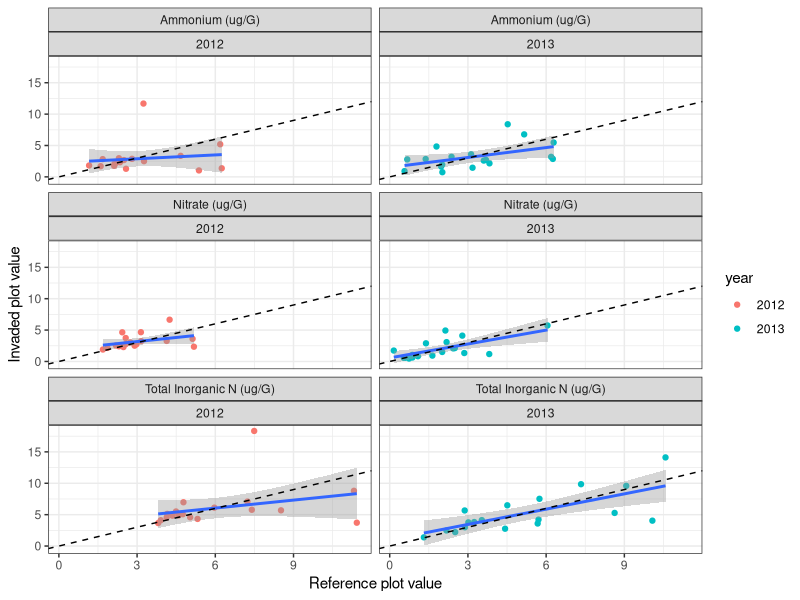
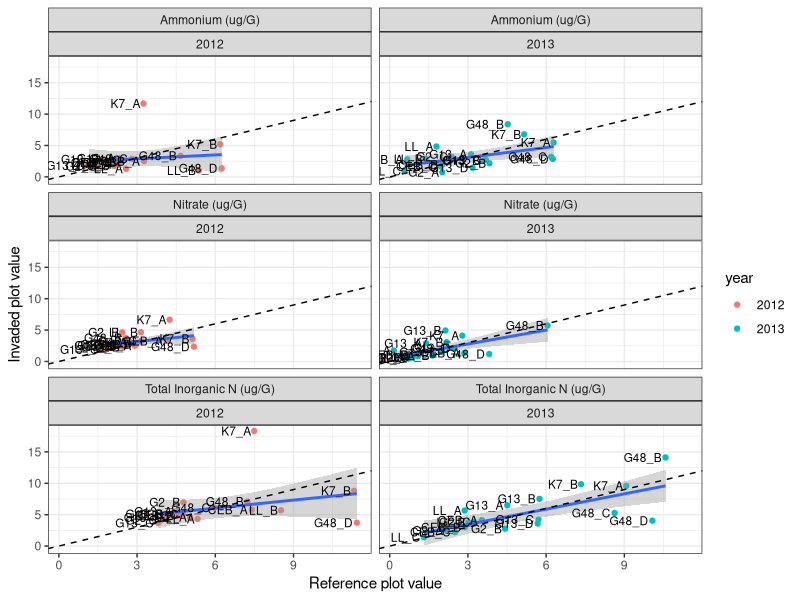
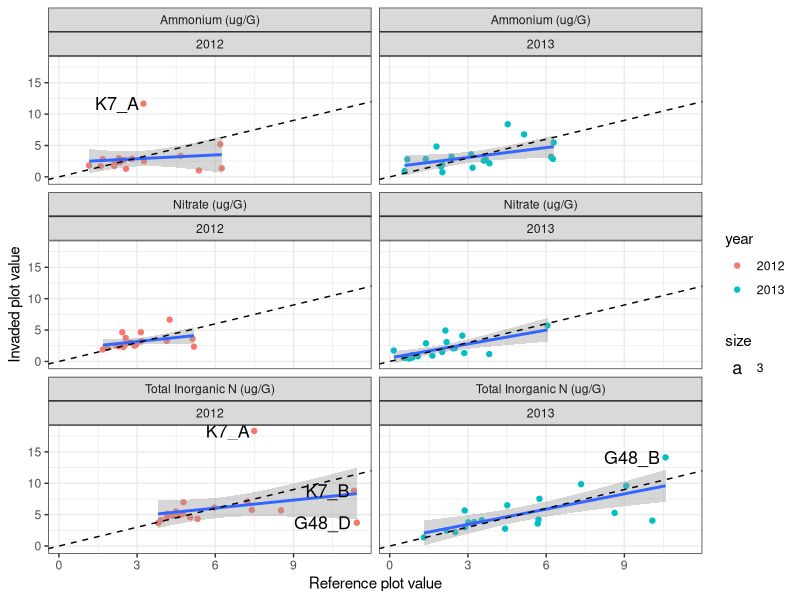
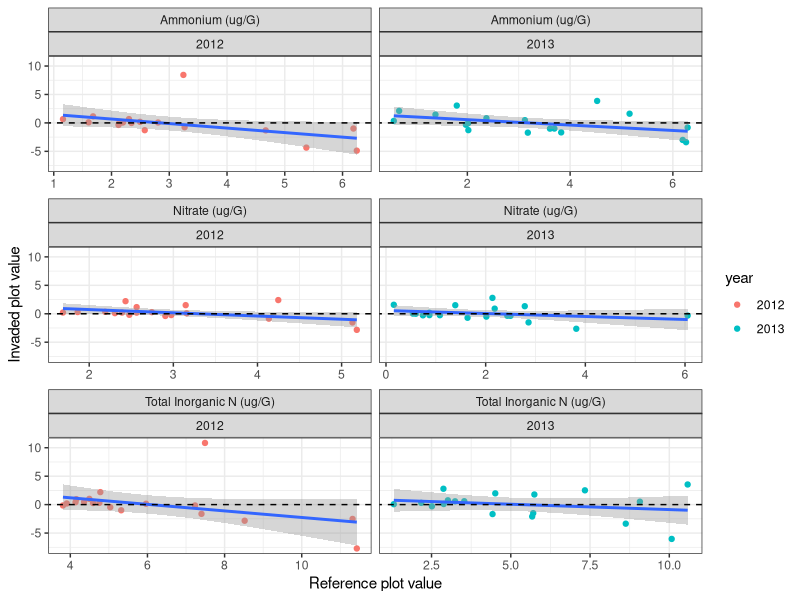
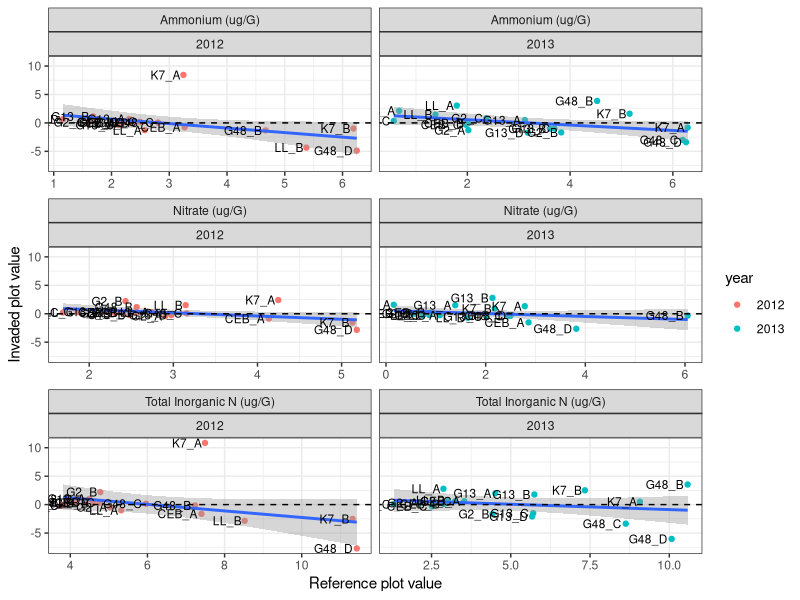
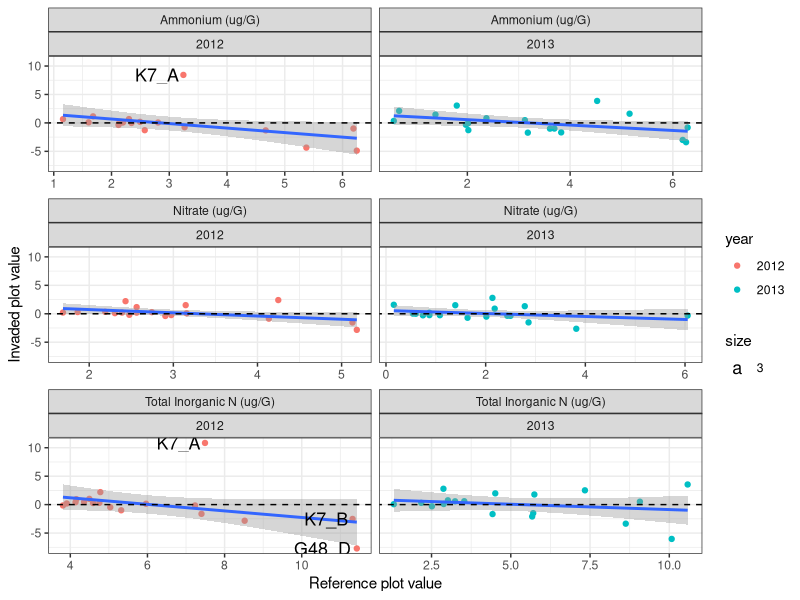
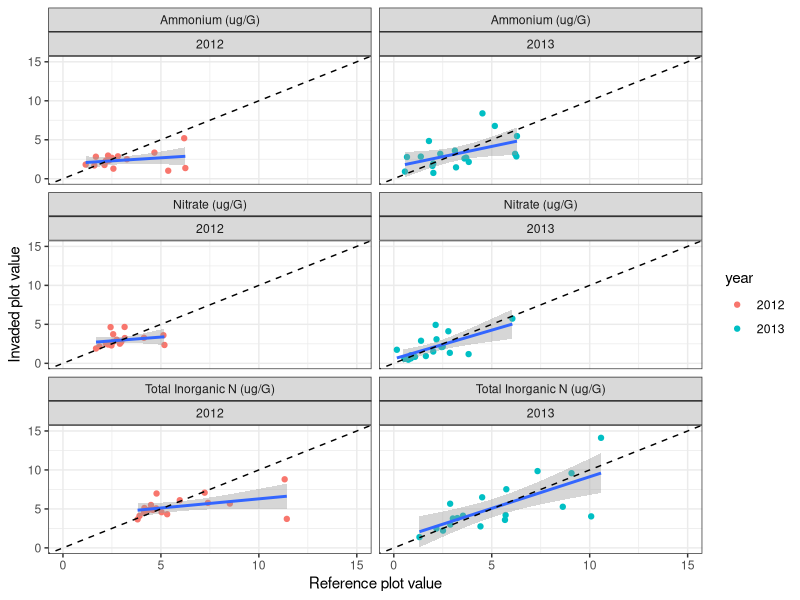
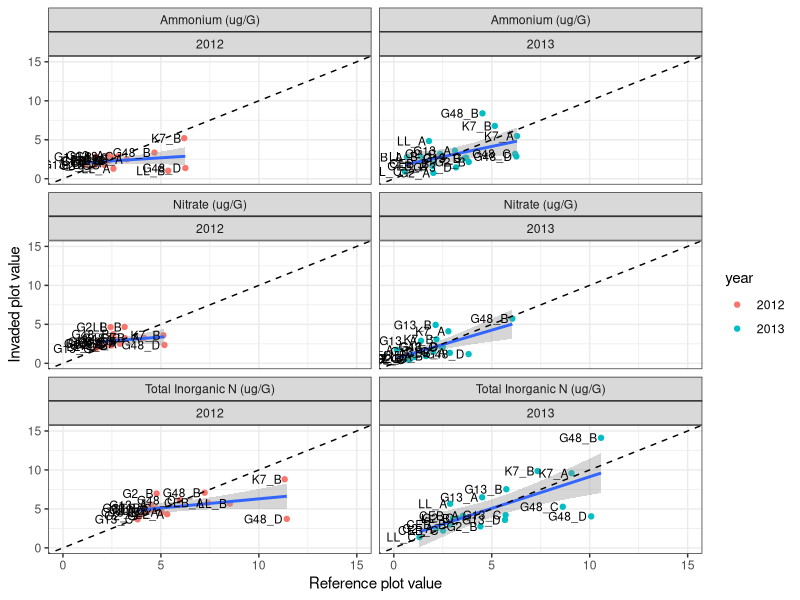

Source code (R) for these figures, in order: (Note: this script raises an error after producing the figures.)
#question2.R
#files needed: tab-delim files in 'e8DataPackage_080314_clean' folder
#question2: How does reference nutrient availability correlate with invaded nutrient availability across sites?

library(ggplot2); theme_set(theme_bw())
library(dplyr)
library(reshape2)
library(doBy)
#########################################################
#load data

#soil data (sd)
sd<-read.table("e8DataPackage_080314_clean/e8_plothalfSoilData_clean.txt",header=TRUE,sep="\t")
sd_dic<-read.table("e8DataPackage_080314_clean/e8_plothalfSoilData_dictionary_clean.txt",header=TRUE,sep="\t")

#veg data (vd)
vd<-read.table("e8DataPackage_080314_clean/e8_plothalfVegData_clean.txt",header=TRUE,sep="\t")
vd_dic<-read.table("e8DataPackage_080314_clean/e8_plothalfVegData_dictionary_clean.txt",header=TRUE,sep="\t")

#########################################################
#Make dataframe to plot: invader biomass vs native subplot resource availability

#pull out the top depth
sdt<-filter(sd,depth == "T") 

#pick out the columns of interest
colnames(sdt)
sdf<-sdt[,c('plotname','year','inv','nhi','noi','toti')]

#reshape
colnames(sdf)
sdf1<-melt(sdf, measure.var=c('nhi','noi','toti'))
sdf1$year<-as.factor(sdf1$year)
sdt1N<-filter(sdf1,inv == "N") 
sdt1I<-filter(sdf1,inv == "I") 
sdf1<-data.frame(sdt1N[,c('plotname','year','variable')], nat.vals=sdt1N[,'value'], inv.vals=sdt1I[,'value'])
head(sdf)

#rename variables
sdf1s <- sdf1
levels(sdf1s$variable)[levels(sdf1s$variable)=="nhi"] <- "Ammonium (ug/G)"
levels(sdf1s$variable)[levels(sdf1s$variable)=="noi"] <- "Nitrate (ug/G)"
levels(sdf1s$variable)[levels(sdf1s$variable)=="toti"] <- "Total Inorganic N (ug/G)"
levels(sdf1s$variable)[levels(sdf1s$variable)=="nitrifd"] <- "Nitrification (ug/G*d)"
levels(sdf1s$variable)[levels(sdf1s$variable)=="minzd"] <- "Mineralization (ug/G*d)"
levels(sdf1s$variable)[levels(sdf1s$variable)=="soilmoi"] <- "Soil Moisture (%)"

#slope = 0
p2<-ggplot(sdf1s,aes(sdf1s, x=nat.vals, y = inv.vals)) + 
  geom_point(aes(color=year)) +
  facet_wrap(~variable+year, scales='fixed', ncol=2) +
  xlab("Reference plot value") + ylab("Invaded plot value") +
  geom_smooth(method='lm',se=T) +
  geom_abline(intercept=0, slope=1, lty=2, color=1)
p2
#outliers?
p2 + geom_text(aes(label=plotname),
               hjust=1.1, size=3)
p2 + geom_text(aes(label=ifelse((nat.vals>4*IQR(nat.vals)|inv.vals>4*IQR(inv.vals)),as.character(plotname)," "), 
                   hjust=1.1, size=3))

#slope = 1
sdf1ss<-transform(sdf1s,inv.vals=inv.vals-sdf1s$nat.vals)
p3<-ggplot(sdf1ss,aes(sdf1ss, x=nat.vals, y = inv.vals)) + 
  geom_point(aes(color=year)) +
  facet_wrap(~variable+year, scales='free_x', ncol=2) +
  xlab("Reference plot value") + ylab("Invaded plot value") +
  geom_smooth(method='lm',se=T) +
  geom_abline(intercept=0, slope=0, lty=2, color=1)
p3
#outliers?
p3 + geom_text(aes(label=plotname),
               hjust=1.1, size=3)
p3 + geom_text(aes(label=ifelse((nat.vals>4*IQR(nat.vals)|inv.vals>4*IQR(inv.vals)),as.character(plotname)," "), 
                   hjust=1.1, size=3))

#REMOVE OUTLIER 2012_K7_A
sdf1sO<-sdf1s
sdf1sO[sdf1sO$plotname=='K7_A' & sdf1sO$year=='2012',c('nat.vals','inv.vals')]<-NA #exclude 2012_K7_A

#slope = 0
p2o<-ggplot(sdf1sO,aes(sdf1s, x=nat.vals, y = inv.vals)) + 
  geom_point(aes(color=year)) +
  facet_wrap(~variable+year, scales='fixed', ncol=2) +
  xlab("Reference plot value") + ylab("Invaded plot value") +
  geom_smooth(method='lm',se=T) +
  geom_abline(intercept=0, slope=1, lty=2, color=1) +
  scale_x_continuous(limits=c(0,15))+
  scale_y_continuous(limits=c(0,15))
p2o
#outliers?
p2o + geom_text(aes(label=plotname),
               hjust=1.1, size=3)
p2o + geom_text(aes(label=ifelse((nat.vals>4*IQR(nat.vals, na.rm=T)|inv.vals>4*IQR(inv.vals, na.rm=T)),as.character(plotname)," "), 
                   hjust=1.1, size=3))

#slope = 1
sdf1ssO<-transform(sdf1sO,inv.vals=inv.vals-sdf1s$nat.vals)
p3o<-ggplot(sdf1ssO,aes(sdf1ss, x=nat.vals, y = inv.vals)) + 
  geom_point(aes(color=year)) +
  facet_wrap(~variable+year, scales='free_x', ncol=2) +
  xlab("Reference plot value") + ylab("Invaded plot value") +
  geom_smooth(method='lm',se=T) +
  geom_abline(intercept=0, slope=0, lty=2, color=1)
p3o
#outliers?
p3o + geom_text(aes(label=plotname),
               hjust=1.1, size=3)
p3o + geom_text(aes(label=ifelse((nat.vals>4*IQR(nat.vals, na.rm=T)|inv.vals>4*IQR(inv.vals, na.rm=T)),as.character(plotname)," "), 
                   hjust=1.1, size=3))


##########################
#linear model
s12<-sdf[year==2012,]
s13<-sdf[year==2013,]

stcol<-3
endcol<-5

#Fxn to calc pvals and coefs
AnotherFxn2<-function(data, stcol, endcol){
  xvars<-colnames(data)[stcol:endcol]
  store<-numeric(0)
  i<-0
  for (i in 1:length(xvars)){
    dataI<-data[data$inv=='I',]
    dataN<-data[data$inv=='N',]
    x<-dataN[,i+stcol-1]
    y<-dataI[,i+stcol-1]
    df<-data.frame(x,y)
    
    fit<-lm(y ~ x, df) #slope = 0
    pvals<-GetPvals(fit)
    coefs<-GetCoefs(fit)
    
    fit2<-lm(y~x+offset(1*x), df) #slope = 1
    pvals2<-GetPvals(fit2)
    coefs2<-GetCoefs(fit2)
    
    row<-c(pvals,coefs,pvals2,coefs2)
    store<-rbind(store,row)
  }
  return(store)
}

#Do it!
result12<-AnotherFxn2(s12, stcol,endcol)
tmp<-c('pvalx','r2','int', 'coefx')
tmp2<-paste(tmp,"slope1",sep="_")
colnames(result12)<-c(tmp,tmp2) # does slope differ from 0,1
result12

result13<-AnotherFxn2(s13, stcol, endcol)
colnames(result13)<-c(tmp,tmp2) #does slope differ from 0,1
result13

#Make a nice table
varnum<-endcol-stcol+1
year<-c(rep('2012',varnum),rep('2013',varnum))
tmp<-c("Ammonium (ug/G)","Nitrate (ug/G)","Total Inorganic N (ug/G)")
xvar<-rep(tmp,2)
tmp1<-rbind(result12,result13)
tmp2<-data.frame(xvar,year,tmp1)
tmp2
tmp3<-orderBy(~xvar,tmp2)
dim(tmp3)
tmp3[,c(3:6,8:10)]<-round(tmp3[,c(3:6,8:10)], digits=2)
tmp3[,7]<-round(tmp3[,7], digits=4)
tab<-tmp3
tab
